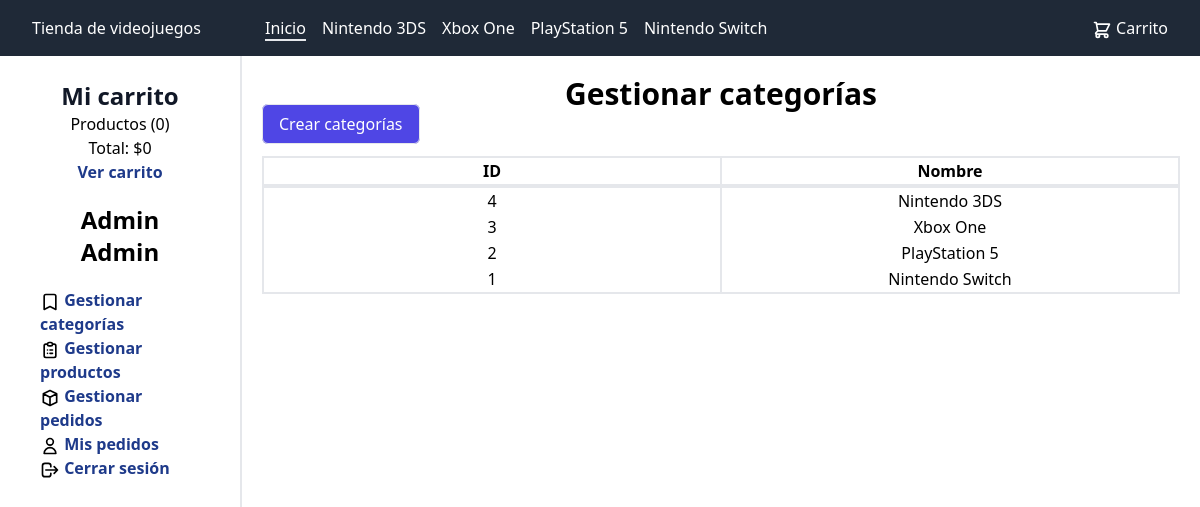
/categoria/index (signed in), run on the app's committed database.
### tables this page shows
CREATE TABLE categoria
(
    id_categoria INT(255)     NOT NULL AUTO_INCREMENT,
    nombre       VARCHAR(100) NOT NULL,
    CONSTRAINT pk_categoria PRIMARY KEY (id_categoria)
);

### config/db.php (called while the page is built, shortened)
<?php
class Database
{
    public static function connect()
    {
        $db = new mysqli('localhost', 'sig', '1234', 'tienda_videojuegos');
        $db->query("SET NAMES 'utf8'");
        return $db;
    }
}

### helpers/utils.php (called while the page is built, shortened)
<?php
class Utils
{
    public static function mostrarCategorias()
    {
        require_once 'models/Categoria.php';
        $categoria = new Categoria();
        $categorias = $categoria->getAll();
        return $categorias;
    }
    public static function estadisticasCarrito()
    {
        $estadisticas = array(
            'contador' => 0,
            'total' => 0
        );
        return $estadisticas;
    }
}

### models/Categoria.php (called while the page is built, shortened)
<?php
class Categoria
{
    private $db;
    public function __construct()
    {
        $this->db = Database::connect();
    }
    public function getAll()
    {
        $categorias = $this->db->query('SELECT * FROM categoria ORDER BY id_categoria DESC;');
        return $categorias;
    }
}

### controllers/CategoriaController.php (called while the page is built, shortened)
<?php
require_once "models/Categoria.php";
class CategoriaController
{
    public function index()
    {
        $categoria = new Categoria();
        $categorias = $categoria->getAll();
        require_once 'views/categoria/index.php';
    }
}

### views/categoria/index.php (the view)
<h1 class="mt-5 text-center font-bold text-3xl">Gestionar categorías</h1>
<a href="<?=BASE_URL?>/categoria/crear" class="mx-5 px-4 border relative bg-indigo-600 py-2 hover:bg-indigo-700 text-white rounded-md w-full self-center cursor-pointer hover:bg-blue-800">Crear categorías</a>
<div class="w-full mt-5 flex justify-center items-center">
<table class="table-fixed border-2 w-full text-center mx-5">
    <tr>
        <th class="border-r-2 border-b-4">
            ID
        </th>
        <th class="border-b-4">
            Nombre
        </th>
    </tr>
    <?php while ($cat = $categorias->fetch_object()): ?>
        <tr>
            <td class="border-r-2">
                <?= $cat->id_categoria; ?>
            </td>
            <td>
                <?= $cat->nombre; ?>
            </td>
        </tr>
    <?php endwhile; ?>
</table>
</div>

### views/layout/nav.php (shortened to what this page needs)
<!doctype html>
<html lang="es-MX">
<head>
    <link href="<?= BASE_URL ?>/assets/css/styles.css" rel="stylesheet">
</head>
<body class="h-screen">
<?php $categorias = Utils::mostrarCategorias(); ?>
<nav class="text-white bg-gray-800 flex h-14 mx-auto px-8 items-center justify-between">
    <div class="flex">
        <div class="mr-16">
            <a href="<?= BASE_URL ?>">Tienda de videojuegos</a>
        </div>
        <ul class="flex gap-4">
            <li>
                <a href="<?= BASE_URL ?>"
                   class="<?php if (!isset($_GET['id_categoria'])): ?>border-b-2 <?php endif; ?>border-gray-200">Inicio</a>
            </li>
            <?php while ($cat = $categorias->fetch_object()): ?>
                <li>
                    <a href="<?= BASE_URL ?>/categoria/ver&id_categoria=<?= $cat->id_categoria ?>"
                       class="<?php if (isset($_GET['id_categoria']) && $_GET['id_categoria'] == $cat->id_categoria): ?>border-b-2 <?php endif; ?>border-gray-200"><?= $cat->nombre ?></a>
                </li>
            <?php endwhile; ?>
        </ul>
    </div>
    <ul>
        <li>
            <a href="<?= BASE_URL ?>/carrito/index">
                <span>Carrito</span></a>
        </li>
    </ul>
</nav>

### views/layout/sidebar.php (shortened to what this page needs)
<div class="grid grid-cols-5 h-full">
    <aside class="flex flex-col px-10">
        <h2 class="mt-6 text-center text-2xl font-bold text-gray-900">Mi carrito</h2>
        <ul class="flex flex-col items-center">
            <?php $estadisticas = Utils::estadisticasCarrito() ?>
            <li><a href="<?= BASE_URL ?>/carrito/index">Productos (<?= $estadisticas['contador'] ?>)</a></li>
            <li><a href="<?= BASE_URL ?>/carrito/index">Total: $<?= $estadisticas['total'] ?></a></li>
            <li><a href="<?= BASE_URL ?>/carrito/index"
                   class="text-blue-900 font-semibold hover:border-b hover:border-b-gray-700">Ver carrito</a></li>
        </ul>
        <?php if (!isset($_SESSION['identidad'])): ?>
            <h2 class="mt-6 text-center text-2xl font-bold text-gray-900">Iniciar sesión</h2>
            <form action="<?= BASE_URL ?>/usuario/login" method="post"
                  class="flex flex-col justify-center text-center mt-5">
                <input type="hidden" name="remember" value="true">
                <label for="email">Correo:</label>
                <input type="email" id="email" name="email" required
                       class="rounded-md appearance-none rounded-none relative block w-full px-3 border border-gray-300 placeholder-gray-500 text-gray-900 mb-3 focus:outline-none focus:ring-indigo-500 focus:border-indigo-500 focus:z-10 sm:text-sm">
                <label for="password">Contraseña:</label>
                <input type="password" id="password" name="password" required
                       class="rounded-md appearance-none rounded-none relative block w-full px-3 border border-gray-300 placeholder-gray-500 text-gray-900 mb-3 focus:outline-none focus:ring-indigo-500 focus:border-indigo-500 focus:z-10 sm:text-sm">
                <button type="submit"
                        class="border relative bg-indigo-600 py-2 hover:bg-indigo-700 text-white rounded-md w-full self-center cursor-pointer hover:bg-blue-800">
                <span class="absolute left-0 inset-y-0 flex items-center pl-3">
            <svg class="h-5 w-5 text-indigo-500 group-hover:text-indigo-400" xmlns="http://www.w3.org/2000/svg"
                 viewBox="0 0 20 20" fill="currentColor" aria-hidden="true">
              <path fill-rule="evenodd"
                    d="M5 9V7a5 5 0 0110 0v2a2 2 0 012 2v5a2 2 0 01-2 2H5a2 2 0 01-2-2v-5a2 2 0 012-2zm8-2v2H7V7a3 3 0 016 0z"
                    clip-rule="evenodd"/>
            </svg>
          </span>
                    Entrar
                </button>
            </form>
            <div class="text-sm mt-2 self-center">
                <a href="#" class="font-medium text-indigo-600 hover:text-indigo-500"> ¿Olvidaste tu
                    contraseña? </a>
            </div>
            <div class="text-sm mt-2 self-center">
                <a href="<?= BASE_URL ?>/usuario/registro"
                   class="font-medium text-indigo-600 hover:text-indigo-300"> Crear una cuenta </a>
            </div>
        <?php else: ?>
            <h2 class="text-center mt-5 font-bold inline-block text-2xl"><?= $_SESSION['identidad']->nombre ?> <?= $_SESSION['identidad']->apellidos ?></h2>
        <?php endif; ?>
        <ul class="mt-5">
            <?php if (isset($_SESSION['admin'])): ?>
                <li>
                    <svg xmlns="http://www.w3.org/2000/svg" class="w-5 inline-block" fill="none"
                         viewBox="0 0 24 24"
                         stroke="currentColor" stroke-width="2">
                        <path stroke-linecap="round" stroke-linejoin="round"
                              d="M5 5a2 2 0 012-2h10a2 2 0 012 2v16l-7-3.5L5 21V5z"/>
                    </svg>
                    <a href="<?= BASE_URL ?>/categoria/index"
                       class="text-blue-900 font-semibold hover:border-b hover:border-b-gray-700"><span>Gestionar
                    categorías</span></a>
                </li>
                <li>
                    <a href="<?= BASE_URL ?>/producto/gestion"
                       class="text-blue-900 font-semibold hover:border-b hover:border-b-gray-700"><span>Gestionar
                    productos</span></a>
                </li>
                <li>
                    <svg xmlns="http://www.w3.org/2000/svg" class="w-5 inline-block" fill="none"
                         viewBox="0 0 24 24"
                         stroke="currentColor" stroke-width="2">
                        <path stroke-linecap="round" stroke-linejoin="round"
                              d="M20 7l-8-4-8 4m16 0l-8 4m8-4v10l-8 4m0-10L4 7m8 4v10M4 7v10l8 4"/>
                    </svg>
                    <a href="<?= BASE_URL ?>/pedido/gestion"
                       class="text-blue-900 font-semibold hover:border-b hover:border-b-gray-700"><span>Gestionar
                    pedidos</span></a>
                </li>
            <?php endif; ?>
            <?php if (isset($_SESSION['identidad'])): ?>
                <li>
                    <svg xmlns="http://www.w3.org/2000/svg" class="w-5 inline-block" fill="none"
                         viewBox="0 0 24 24"
                         stroke="currentColor" stroke-width="2">
                        <path stroke-linecap="round" stroke-linejoin="round"
                              d="M16 7a4 4 0 11-8 0 4 4 0 018 0zM12 14a7 7 0 00-7 7h14a7 7 0 00-7-7z"/>
                    </svg>
                    <a href="<?= BASE_URL ?>/pedido/mis_pedidos"
                       class="text-blue-900 font-semibold hover:border-b hover:border-b-gray-700">
                        <span>Mis pedidos</span></a>
                </li>
                <li>
                    <svg xmlns="http://www.w3.org/2000/svg" class="w-5 inline-block" fill="none"
                         viewBox="0 0 24 24"
                         stroke="currentColor" stroke-width="2">
                        <path stroke-linecap="round" stroke-linejoin="round"
                              d="M17 16l4-4m0 0l-4-4m4 4H7m6 4v1a3 3 0 01-3 3H6a3 3 0 01-3-3V7a3 3 0 013-3h4a3 3 0 013 3v1"/>
                    </svg>
                    <a href="<?= BASE_URL ?>/usuario/logout"
                       class="text-blue-900 font-semibold hover:border-b hover:border-b-gray-700"><span>Cerrar sesión</span></a>
                </li>
            <?php endif; ?>
        </ul>
    </aside>
    <main class="col-span-4 mb-5 border-l-2">

### index.php (shortened to what this page needs)
<?php
require_once 'config/db.php';
require_once 'helpers/utils.php';
require_once 'views/layout/nav.php';
require_once 'views/layout/sidebar.php';
if (isset($_GET['controller'])) {
    $nombre_controlador = $_GET['controller'] . 'Controller';
} elseif (!isset($_GET['controller']) && !isset($_GET['action'])) {
    $nombre_controlador = DEFAULT_CONTROLLER;
} else {
    mostrarError();
    exit;
}
if (class_exists($nombre_controlador)) {
    $controlador = new $nombre_controlador();
    if (isset($_GET['action']) && method_exists($controlador, $_GET['action'])) {
        $action = $_GET['action'];
        $controlador->$action();
    } elseif (!isset($_GET['controller']) && !isset($_GET['action'])) {
        $action_default = DEFAULT_ACTION;
        $controlador->$action_default();
    } else {
        mostrarError();
    }
} else {
    mostrarError();
}

### assets/css/styles.css (style rules this page uses)
html { line-height: 1.5; -webkit-text-size-adjust: 100%; -moz-tab-size: 4; -o-tab-size: 4; tab-size: 4; font-family: ui-sans-serif, system-ui, -apple-system, BlinkMacSystemFont, "Segoe UI", Roboto, "Helvetica Neue", Arial, "Noto Sans", sans-serif, "Apple Color Emoji", "Segoe UI Emoji", "Segoe UI Symbol", "Noto Color Emoji"; }
body { margin: 0; line-height: inherit; }
h1, h2, h3, h4, h5, h6 { font-size: inherit; font-weight: inherit; }
a { color: inherit; text-decoration: inherit; }
table { text-indent: 0; border-color: inherit; border-collapse: collapse; }
blockquote, dl, dd, h1, h2, h3, h4, h5, h6, hr, figure, p, pre { margin: 0; }
ol, ul, menu { list-style: none; margin: 0; padding: 0; }
img, svg, video, canvas, audio, iframe, embed, object { display: block; vertical-align: middle; }
.relative { position: relative; }
.col-span-4 { grid-column: span 4 / span 4; }
.mx-5 { margin-left: 1.25rem; margin-right: 1.25rem; }
.mx-auto { margin-left: auto; margin-right: auto; }
.mt-5 { margin-top: 1.25rem; }
.mr-16 { margin-right: 4rem; }
.mt-6 { margin-top: 1.5rem; }
.mb-5 { margin-bottom: 1.25rem; }
.inline-block { display: inline-block; }
.flex { display: flex; }
.grid { display: grid; }
.h-screen { height: 100vh; }
.h-14 { height: 3.5rem; }
.h-full { height: 100%; }
.w-full { width: 100%; }
.w-5 { width: 1.25rem; }
.table-fixed { table-layout: fixed; }
.cursor-pointer { cursor: pointer; }
.grid-cols-5 { grid-template-columns: repeat(5, minmax(0, 1fr)); }
.flex-col { flex-direction: column; }
.items-center { align-items: center; }
.justify-center { justify-content: center; }
.justify-between { justify-content: space-between; }
.gap-4 { gap: 1rem; }
.self-center { align-self: center; }
.rounded-md { border-radius: 0.375rem; }
.border-2 { border-width: 2px; }
.border { border-width: 1px; }
.border-r-2 { border-right-width: 2px; }
.border-b-4 { border-bottom-width: 4px; }
.border-b-2 { border-bottom-width: 2px; }
.border-l-2 { border-left-width: 2px; }
.border-gray-200 { --tw-border-opacity: 1; border-color: rgb(229 231 235 / var(--tw-border-opacity)); }
.bg-indigo-600 { --tw-bg-opacity: 1; background-color: rgb(79 70 229 / var(--tw-bg-opacity)); }
.bg-gray-800 { --tw-bg-opacity: 1; background-color: rgb(31 41 55 / var(--tw-bg-opacity)); }
.px-4 { padding-left: 1rem; padding-right: 1rem; }
.py-2 { padding-top: 0.5rem; padding-bottom: 0.5rem; }
.px-8 { padding-left: 2rem; padding-right: 2rem; }
.px-10 { padding-left: 2.5rem; padding-right: 2.5rem; }
.text-center { text-align: center; }
.text-2xl { font-size: 1.5rem; line-height: 2rem; }
.text-3xl { font-size: 1.875rem; line-height: 2.25rem; }
.font-bold { font-weight: 700; }
.font-semibold { font-weight: 600; }
.text-white { --tw-text-opacity: 1; color: rgb(255 255 255 / var(--tw-text-opacity)); }
.text-blue-900 { --tw-text-opacity: 1; color: rgb(30 58 138 / var(--tw-text-opacity)); }
.text-gray-900 { --tw-text-opacity: 1; color: rgb(17 24 39 / var(--tw-text-opacity)); }

### data on the page
categoria: nombre "Nintendo 3DS", id_categoria "4"
categoria: nombre "Xbox One", id_categoria "3"
categoria: nombre "PlayStation 5", id_categoria "2"
categoria: nombre "Nintendo Switch", id_categoria "1"

### other printed values
$estadisticas['contador'] "0"
$estadisticas['total'] "0"
$_SESSION['identidad']->nombre "Admin"
$_SESSION['identidad']->apellidos "Admin"
